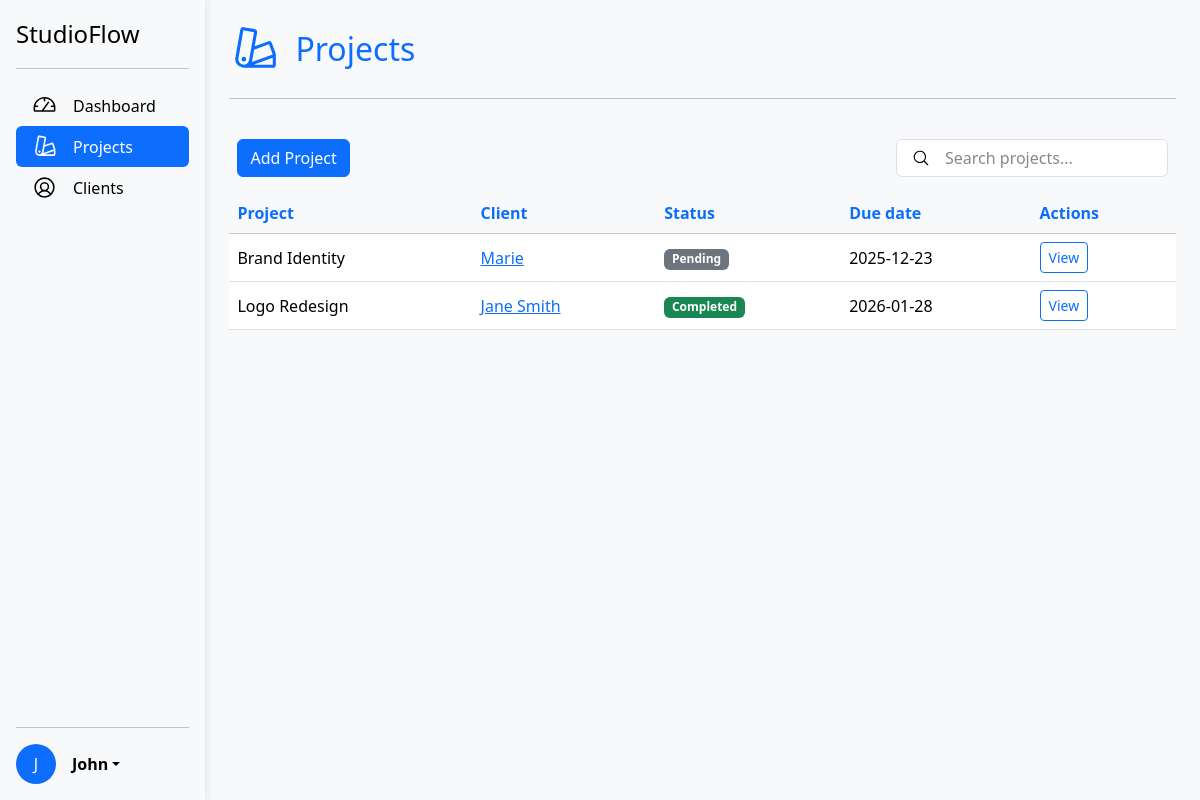
Screenshot of /projects (signed in) with the database file from the repository.
### tables this page shows
CREATE TABLE projects (
    id INTEGER PRIMARY KEY AUTOINCREMENT,
    client_id INTEGER NOT NULL,
    name TEXT NOT NULL,
    status TEXT,
    description TEXT,
    notes TEXT,
    start_date DATE,
    due_date DATE,
    FOREIGN KEY (client_id) REFERENCES clients(id)

);

CREATE TABLE clients (
    id INTEGER PRIMARY KEY AUTOINCREMENT,
    name TEXT NOT NULL,
    company TEXT,
    email TEXT,
    phone TEXT,
    notes TEXT
);

### app.py (the view)
@app.route("/projects")
@login_required
def projects():
    projects = get_all_projects()
    return render_template("projects/list.html", projects=projects)

### app.py (called while the page is built)
def get_db():
    if 'db' not in g:
        g.db = sqlite3.connect(DATABASE)
        g.db.row_factory = sqlite3.Row
    return g.db

def get_all_projects():
    db = get_db()
    return db.execute("SELECT projects.*, clients.name AS client_name FROM projects JOIN clients ON projects.client_id = clients.id ORDER BY projects.due_date").fetchall()

### helpers.py (called while the page is built)
def login_required(f):
    @wraps(f)
    def decorated_function(*args, **kwargs):
        if session.get("user_id") is None:
            return redirect("/login")
        return f(*args, **kwargs)
    return decorated_function

### templates/projects/list.html (shortened to what this page needs)
{% extends "layout.html" %}
{% block main %}
    <div class="d-flex align-items-center mb-4">
        <h2 class="text-primary mb-0">Projects</h2>
    </div>
    <hr>
    <div class="row my-2 p-2 gy-3">
        <div class="col-12 col-md-6 mb-3 mb-md-0 d-flex justify-content-start">
            <a href="{{ url_for('new_project') }}" class="btn btn-primary">
                Add Project
            </a>
        </div>
        <div class="col-12 col-md-6 d-flex justify-content-end">
            <div class="position-relative search-box">
                <input type="text" class="form-control ps-5" placeholder="Search projects...">
            </div>
        </div>
    </div>
    <div class="table-responsive flex-grow-1">
        <table class="table table-hover align-middle">
            <thead class="table-light">
                <tr>
                    <th class="text-primary">Project</th>
                    <th class="text-primary">Client</th>
                    <th class="text-primary">Status</th>
                    <th class="text-primary">Due date</th>
                    <th class="text-primary">Actions</th>
                </tr>
            </thead>
            <tbody>
                {% for project in projects %}
                <tr>
                    <td>{{ project['name'] }}</td>
                    <td>
                        <a href="{{ url_for('client_detail', client_id=project['client_id']) }}">
                            {{ project['client_name'] }}
                        </a>
                    </td>
                    <td>
                        {% if project['status'] == "Completed" %}
                            <span class="badge bg-success">{{ project['status'] }}</span>
                        {% elif project['status'] == "In Progress" %}
                            <span class="badge bg-warning text-dark">{{ project['status'] }}</span>
                        {% elif project['status'] == "Pending" %}
                            <span class="badge bg-secondary">{{ project['status'] }}</span>
                        {% else %}
                            <span class="badge bg-light text-dark">{{ project['status'] }}</span>
                        {% endif %}
                    </td>
                    <td>{{ project.due_date or '-' }}</td>
                    <td>
                        <a href="{{ url_for('project_detail', project_id=project['id']) }}"
                           class="btn btn-sm btn-outline-primary">
                            View
                        </a>
                    </td>
                </tr>
                {% endfor %}
            </tbody>
        </table>
    </div>
{% endblock %}

### static/css/styles.css (style rules this page uses)
input.form-control::placeholder { color: #888; }
.search-box { width: 60%; }

### rows the page displays
projects: name "Brand Identity", client_name "Marie", status "Pending", due_date "2025-12-23"
projects: name "Logo Redesign", client_name "Jane Smith", status "Completed", due_date "2026-01-28"

### other values shown
{{ parts[0][0] }} "J"
{{ username }} "John"
